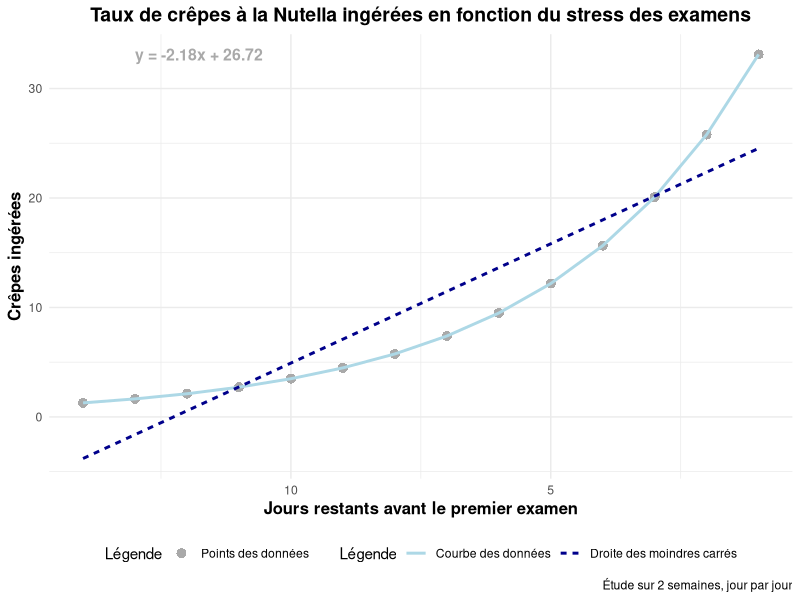

Recreate this plot in R.
# -*- coding: utf-8 -*-
# Chargement des bibliothèques nécessaires
library(ggplot2)

# Génération des données
set.seed(123)  # Pour la reproductibilité
jours <- 14:1
stress <- jours * 5  # Taux de stress augmente linéairement
crepes <- exp(jours / 4)  # Crêpes ingérées augmente exponentiellement

# Inverser l'ordre des crêpes pour correspondre aux jours décroissants
crepes <- rev(crepes)

# Création du dataframe
data <- data.frame(jours, stress, crepes)

# Calcul de la droite des moindres carrés
fit <- lm(crepes ~ jours, data = data)
eq <- paste0("y = ", round(coef(fit)[2], 2), "x + ", round(coef(fit)[1], 2))

# Création de la visualisation
p <- ggplot(data, aes(x = jours, y = crepes)) +
  geom_point(color = "darkgray", size = 3, aes(shape = "Points des données")) +  # Ajout des points gris foncé avec légende
  geom_line(color = "lightblue", size = 1, aes(linetype = "Courbe des données")) +  # Ajout de la courbe bleu clair avec légende
  geom_smooth(method = "lm", color = "darkblue", aes(linetype = "Droite des moindres carrés"), se = FALSE) +  # Ajout de la droite des moindres carrés en bleu foncé sans zone d'ombre
  labs(
    title = "Taux de crêpes à la Nutella ingérées en fonction du stress des examens",
    x = "Jours restants avant le premier examen",
    y = "Crêpes ingérées",
    caption = "Étude sur 2 semaines, jour par jour",
    shape = "Légende",
    linetype = "Légende"
  ) +
  annotate("text", x = 13, y = max(crepes), label = eq, color = "darkgray", size = 4, hjust = 0, 
           fontface = "bold", bg.color = "white", label.padding = unit(0.2, "lines"), label.r = unit(0.15, "lines"), label.size = 0.5) +  # Ajout de l'équation des moindres carrés encadrée
  theme_minimal() +
  scale_x_reverse() +  # Inversion de l'axe des x pour les jours décroissants
  theme(
    plot.title = element_text(hjust = 0.5, face = "bold", size = 14),
    axis.title.x = element_text(face = "bold", size = 12),
    axis.title.y = element_text(face = "bold", size = 12),
    legend.position = "bottom"  # Positionnement de la légende en bas
  )

# Affichage du graphique
print(p)
